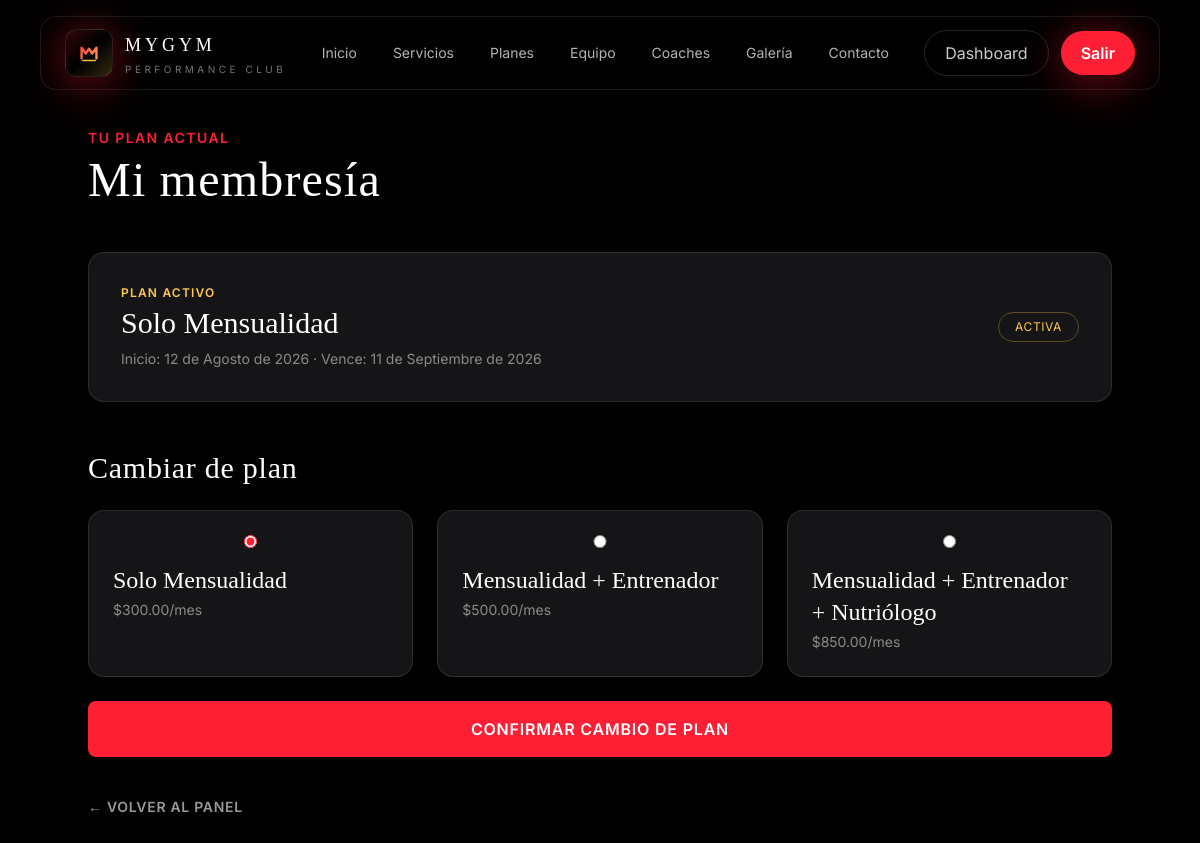
/cliente/membresia/ (signed in), run on the app's committed database.
### cliente/models.py (models this page shows, shortened)
class Membresia(models.Model):
    usuario = models.OneToOneField(
        settings.AUTH_USER_MODEL,
        on_delete=models.CASCADE,
        related_name='membresia'
    )
    tipo = models.ForeignKey(
        TipoMembresia,
        on_delete=models.PROTECT,
        related_name='membresias'
    )
    fecha_inicio = models.DateField()
    fecha_fin = models.DateField()
    activa = models.BooleanField(default=True)
    fecha_creacion = models.DateTimeField(auto_now_add=True)
    class Meta:
        verbose_name = 'Membresía'
        verbose_name_plural = 'Membresías'

### administrador/models.py (models this page shows, shortened)
class TipoMembresia(models.Model):
    OPCIONES = [
        ('basica', 'Solo Mensualidad'),
        ('entrenador', 'Mensualidad + Entrenador'),
        ('completa', 'Mensualidad + Entrenador + Nutriólogo'),
    ]
    nombre = models.CharField(max_length=10, choices=OPCIONES, unique=True)
    precio = models.DecimalField(max_digits=8, decimal_places=2)
    duracion_dias = models.PositiveIntegerField(default=30, help_text='Duración en días')
    descripcion = models.TextField(blank=True)
    activo = models.BooleanField(default=True)
    class Meta:
        verbose_name = 'Tipo de Membresía'
        verbose_name_plural = 'Tipos de Membresía'

### cliente/views.py (the view)
    @login_required
    def wrapper(request, *args, **kwargs):
        if request.user.rol != 'cliente':
            messages.error(request, 'Esta sección es solo para clientes.')
            return redirect('dashboard')
        return view_func(request, *args, **kwargs)

### cliente/views.py (called while the page is built)
def solo_cliente(view_func):
    @login_required
    def wrapper(request, *args, **kwargs):
        if request.user.rol != 'cliente':
            messages.error(request, 'Esta sección es solo para clientes.')
            return redirect('dashboard')
        return view_func(request, *args, **kwargs)
    return wrapper

@solo_cliente
def mi_membresia(request):
    try:
        membresia = request.user.membresia
    except Membresia.DoesNotExist:
        membresia = None
    tipos = TipoMembresia.objects.filter(activo=True)
    return render(request, 'cliente/membresia.html', {
        'membresia': membresia,
        'tipos': tipos,
    })

### templates/cliente/membresia.html (shortened to what this page needs)
{% extends 'base.html' %}
{% block content %}
<section class="min-h-screen bg-gym-black pt-32 pb-20 px-6 sm:px-10">
  <div class="max-w-5xl mx-auto">
    <div class="reveal mb-12">
      <p class="text-gym-red text-sm font-semibold uppercase tracking-widest mb-2">Tu plan actual</p>
      <h1 class="font-display text-5xl text-white tracking-wide">Mi membresía</h1>
    </div>
    <div class="reveal bg-gym-surface border border-white/10 rounded-2xl p-8 mb-12">
      {% if membresia %}
        <div class="flex items-center justify-between flex-wrap gap-4">
          <div>
            <p class="text-gym-gold text-xs uppercase tracking-widest font-semibold mb-1">Plan activo</p>
            <h2 class="font-display text-3xl text-white">{{ membresia.tipo.get_nombre_display }}</h2>
            <p class="text-white/50 text-sm mt-2">
              Inicio: {{ membresia.fecha_inicio }} · Vence: {{ membresia.fecha_fin }}
            </p>
          </div>
          <span class="text-xs {% if membresia.activa %}text-gym-gold border-gym-gold/30{% else %}text-white/40 border-white/20{% endif %} border rounded-full px-4 py-1.5 uppercase tracking-wider">
            {% if membresia.activa %}Activa{% else %}Inactiva{% endif %}
          </span>
        </div>
      {% else %}
        <p class="text-white/50">No tienes una membresía activa actualmente. Elige un plan abajo para comenzar.</p>
      {% endif %}
    </div>
    <div class="reveal">
      <h3 class="font-display text-3xl text-white tracking-wide mb-6">Cambiar de plan</h3>
      <form method="post" action="{% url 'cliente:cambiar_membresia' %}" class="grid grid-cols-1 sm:grid-cols-3 gap-6">
        {% for tipo in tipos %}
        <label class="cursor-pointer bg-gym-surface border border-white/10 rounded-2xl p-6 hover:border-gym-red/40 transition-all duration-300 flex flex-col">
          <input type="radio" name="tipo_id" value="{{ tipo.pk }}" class="mb-4 accent-gym-red" {% if membresia and membresia.tipo_id == tipo.pk %}checked{% endif %}>
          <span class="font-display text-2xl text-white mb-1">{{ tipo.get_nombre_display }}</span>
          <span class="text-white/50 text-sm">${{ tipo.precio }}/mes</span>
        </label>
        {% endfor %}
        <button type="submit" class="sm:col-span-3 bg-gym-red hover:bg-red-700 text-white font-semibold py-4 rounded-lg uppercase tracking-wider transition-all duration-200">
          Confirmar cambio de plan
        </button>
      </form>
    </div>
    <a href="{% url 'cliente:inicio' %}" class="inline-block mt-10 text-sm font-semibold text-white/60 hover:text-gym-red uppercase tracking-wider">
      ← Volver al panel
    </a>
  </div>
</section>
{% endblock %}

### templates/base.html (shortened to what this page needs)
{% load static %}
<!DOCTYPE html>
<html lang="es">
<head>
  <script src="https://cdn.tailwindcss.com"></script>
  <link rel="stylesheet" href="{% static 'css/style.css' %}">
</head>
<body class="text-gym-ink font-sans selection:bg-gym-red/30">
  <header id="navbar" class="fixed top-0 inset-x-0 z-50 transition-all duration-300">
    <div class="max-w-7xl mx-auto px-6 sm:px-10 py-4">
      <div class="flex items-center justify-between rounded-2xl border border-white/10 bg-black/50 backdrop-blur-xl px-4 sm:px-6 py-3">
       <a href="{% url 'landing' %}#hero" class="flex items-center gap-3">
  <div class="w-12 h-12 rounded-xl bg-gradient-to-br from-gym-red/20 via-black to-gym-gold/20 border border-white/10 flex items-center justify-center shadow-glow overflow-hidden">
  </div>
  <div class="leading-none">
    <p class="font-display tracking-[0.22em] text-lg">MYGYM</p>
    <span class="text-[10px] uppercase tracking-[0.35em] text-white/45">Performance Club</span>
  </div>
</a>
        <nav class="hidden lg:flex items-center gap-1">
          <a href="{% url 'landing' %}#hero" class="nav-link px-4 py-2 text-sm text-white/70 hover:text-gym-gold transition">Inicio</a>
     <a href="{% url 'landing' %}#servicios" class="nav-link px-4 py-2 text-sm text-white/70 hover:text-gym-gold transition">Servicios</a>
<a href="{% url 'landing' %}#planes" class="nav-link px-4 py-2 text-sm text-white/70 hover:text-gym-gold transition">Planes</a>
<a href="{% url 'landing' %}#maquinas" class="nav-link px-4 py-2 text-sm text-white/70 hover:text-gym-gold transition">Equipo</a>
<a href="{% url 'landing' %}#coaches" class="nav-link px-4 py-2 text-sm text-white/70 hover:text-gym-gold transition">Coaches</a>
<a href="{% url 'landing' %}#galeria" class="nav-link px-4 py-2 text-sm text-white/70 hover:text-gym-gold transition">Galería</a>
<a href="{% url 'landing' %}#contacto" class="nav-link px-4 py-2 text-sm text-white/70 hover:text-gym-gold transition">Contacto</a>
        </nav>
        <div class="hidden lg:flex items-center gap-3">
          {% if user.is_authenticated %}
            <a href="{% url 'dashboard' %}" class="px-5 py-2.5 rounded-full border border-white/15 text-white/80 hover:text-white hover:border-gym-red transition">
              Dashboard
            </a>
            <form action="{% url 'logout' %}" method="post" class="inline">
              <button type="submit" class="px-5 py-2.5 rounded-full bg-gym-red hover:bg-red-500 text-white font-semibold transition shadow-glow">
                Salir
              </button>
            </form>
          {% endif %}
        </div>
      </div>
    </div>
  </header>
  <main id="contenido">
    {% block content %}{% endblock %}
  </main>
</body>
</html>

### static/css/style.css (style rules this page uses)
html { scroll-behavior: smooth; }
body { background-color: #0b0b0c; }
.reveal { opacity: 0; transform: translateY(18px); transition: opacity .7s ease, transform .7s ease; }
.reveal.visible { opacity: 1; transform: translateY(0); }

### templates/base.html (style rules this page uses)
body { background-color: #0a0a0b; background-image: radial-gradient(circle at 15% 10%, rgba(255,31,53,0.08), transparent 35%), radial-gradient(circle at 85% 25%, rgba(255,201,77,0.06), transparent 30%), radial-gradient(circle at 50% 90%, rgba(255,31,53,0.05), transparent 40%); background-attachment: fixed; }

### data on the page
Membresia: tipo.nombre "Solo Mensualidad", fecha_inicio "12 de Agosto de 2026", fecha_fin "11 de Septiembre de 2026"
TipoMembresia: tipo_id "☑ Solo Mensualidad $300.00/mes", nombre "Solo Mensualidad", precio "300.00"
TipoMembresia: tipo_id "☐ Mensualidad + Entrenador $500.", nombre "Mensualidad + Entrenador", precio "500.00"
TipoMembresia: tipo_id "☐ Mensualidad + Entrenador + Nut", nombre "Mensualidad + Entrenador + Nutriólogo", precio "850.00"
